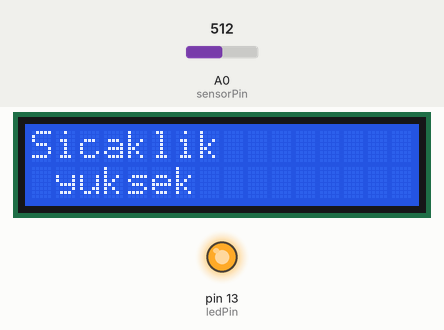
Recording of a sketch running on a simulated Arduino Uno, built with avr-gcc and run on an emulated ATmega328P. Shown: 16×2 character LCD, output pins drawn as LEDs (lit = HIGH). The inputs (shaded band) are chosen by the test bench; at power-on: A0 (sensorPin) = 512.

Above: at 1.2 s.
1.3 s: A0 (sensorPin) set to 320
2.8 s: A0 (sensorPin) set to 302
At 3.2 s:
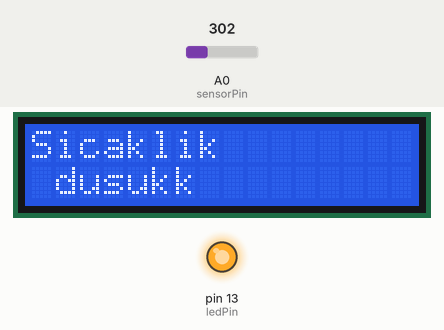
4.3 s: A0 (sensorPin) set to 511
At 5.5 s:
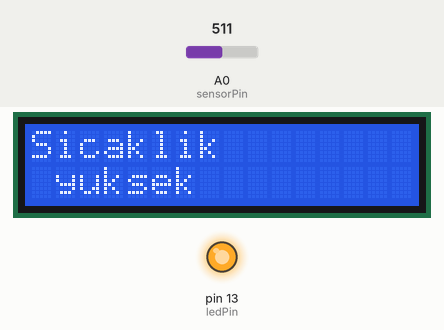
5.8 s: A0 (sensorPin) set to 306
At 6.7 s:
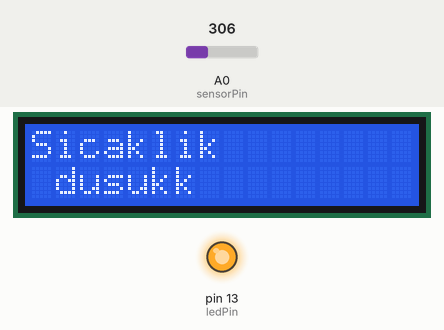
Timing chart, 0 to 8.3 s (numbered marks = the images above; inputs shaded):
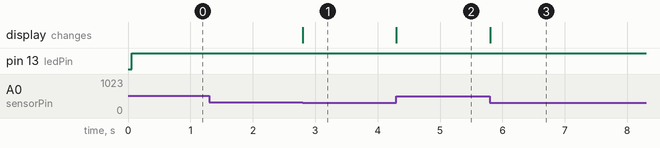

Measured:
- the behaviour switches between 310 and 309 on A0 (sensorPin) (found by bisection; images 0 and 1)
- after the input at 1.3 s, every drawn part: stays the same
- after the input at 2.8 s, the display: changes at once (image 1)
- after the input at 4.3 s, the display: changes at once (image 2)
- after the input at 5.8 s, the display: changes at once (image 3)

The sketch:

uygulama2.ino
```cpp
#include <LiquidCrystal.h>

int sensorPin = A0;
int ledPin = 13;
int sicaklik;

// int rs=12 ,en=11 ,d4=5 ,d5=4 ,d6=3 ,d7=2 ;
// LiquidCrystal lcd(rs, en, d4, d5, d6, d7);
LiquidCrystal lcd(12,11,5,4,3,2);

void setup() {
  pinMode(ledPin, OUTPUT);

  lcd.begin(16, 2);
  lcd.print("Sicaklik");
}

void loop() {
  sicaklik = ((analogRead(sensorPin)*4.88)-500)/10;
  if(sicaklik>100){
  	digitalWrite(ledPin, HIGH);
    lcd.setCursor(0,1);
    lcd.print(" yuksek");
  }
  else{
    lcd.setCursor(0,1);
    lcd.print(" dusuk");
  }
}
```
